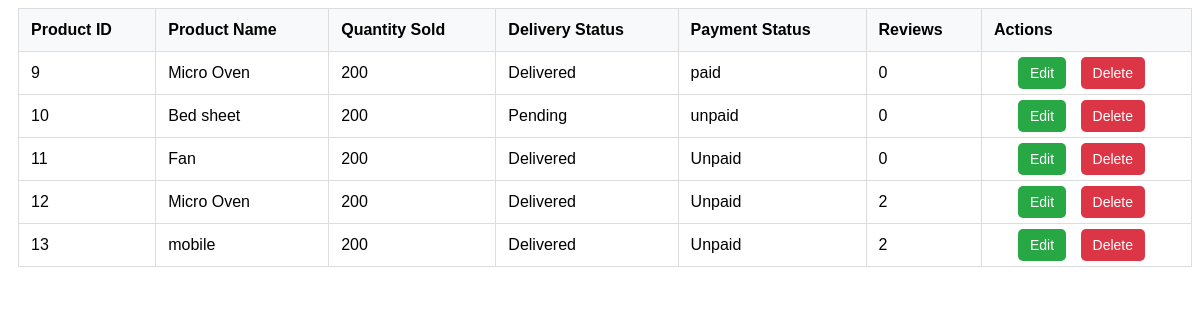
Page /control/showproduct.php on the committed database.
### tables this page shows
CREATE TABLE `product_reg` (
  `pid` int(200) NOT NULL,
  `pname` varchar(200) NOT NULL,
  `pcategory` varchar(200) NOT NULL,
  `pdescription` varchar(200) NOT NULL,
  `price` int(200) NOT NULL,
  `pquantity` int(200) NOT NULL,
  `pimage` varchar(200) NOT NULL,
  `pstatus` varchar(200) NOT NULL,
  `quantity_sold` int(200) NOT NULL,
  `delivery_status` varchar(200) NOT NULL,
  `reviews` int(200) NOT NULL,
  `payment_status` varchar(200) NOT NULL
);

### model/mydb.php (called while the page is built, shortened)
<?php
class mydb
{
    function productList($conn,$table)
    {
        $qrystring = "SELECT * FROM $table";
        $result = $conn->query($qrystring);
        return $result;
    }
}
?>

### control/showproduct.php (the view, shortened to what this page needs)
<?php
include '../model/mydb.php';
echo "<link rel='stylesheet' href='../css/style.css'>";
    $mydb= new mydb();
    $conobj = $mydb->createConObject();
    $data= $mydb->productlist($conobj,"product_reg");
    echo "<table>";
    echo "<thead>";
    echo   "<tr>";
    echo "<th>Product ID</th>";
    echo     "<th>Product Name</th>";
    echo       "<th>Quantity Sold</th>";
    echo      "<th>Delivery Status</th>";
    echo       "<th>Payment Status</th>";
    echo       "<th>Reviews</th>";
    echo       "<th>Actions</th>";
    echo   "</tr>";
    echo "</thead>";
    echo "<tbody>";
        if ($data->num_rows > 0) {
            foreach($data as $row) {
                echo "<tr>";
                echo "<td>" . $row["pid"] . "</td>";
                echo "<td>" . $row["pname"] . "</td>";
                echo "<td>" . $row["quantity_sold"] . "</td>";
                echo "<td>" . $row["delivery_status"] . "</td>";
                echo "<td>" . $row["payment_status"] . "</td>";
                echo "<td>" . $row["reviews"] . "</td>";
                echo "<td>
                       <a href='../view/updateview.php?pid=" . $row["pid"] . "' class='btn-edit'>Edit</a>
                        <a href='../control/delete.php?pid=" . $row["pid"] . "' class='btn-delete' onclick='return confirm(\"Are you sure you want to delete this product?\");'>Delete</a>
                      </td>";
                echo "</tr>";
            }
        } else {
            echo "<tr><td >No products found</td></tr>";
        }
    echo "</tbody>";
echo "</table>";
?>

### css/style.css (style rules this page uses)
table { width: 100%; border-collapse: collapse; margin-bottom: 20px; }
table, th, td { border: 1px solid #ddd; }
th, td { padding: 12px; text-align: left; font-size: 16px; }
th { background-color: #f8f9fa; font-weight: bold; }
td:last-child { text-align: center; }
td:last-child a { margin-right: 10px; padding: 8px 12px; text-decoration: none; color: white; border-radius: 5px; }
a.btn-edit { background-color: #28a745; color: white; padding: 8px 12px; border-radius: 5px; text-decoration: none; font-size: 14px; margin-right: 10px; }
a.btn-delete { background-color: #dc3545; color: white; padding: 8px 12px; border-radius: 5px; text-decoration: none; font-size: 14px; }

### rows in the picture
product_reg: pid "9", pname "Micro Oven", quantity_sold "200", delivery_status "Delivered", payment_status "paid", reviews "0"
product_reg: pid "10", pname "Bed sheet", quantity_sold "200", delivery_status "Pending", payment_status "unpaid", reviews "0"
product_reg: pid "11", pname "Fan", quantity_sold "200", delivery_status "Delivered", payment_status "Unpaid", reviews "0"
product_reg: pid "12", pname "Micro Oven", quantity_sold "200", delivery_status "Delivered", payment_status "Unpaid", reviews "2"
product_reg: pid "13", pname "mobile", quantity_sold "200", delivery_status "Delivered", payment_status "Unpaid", reviews "2"
